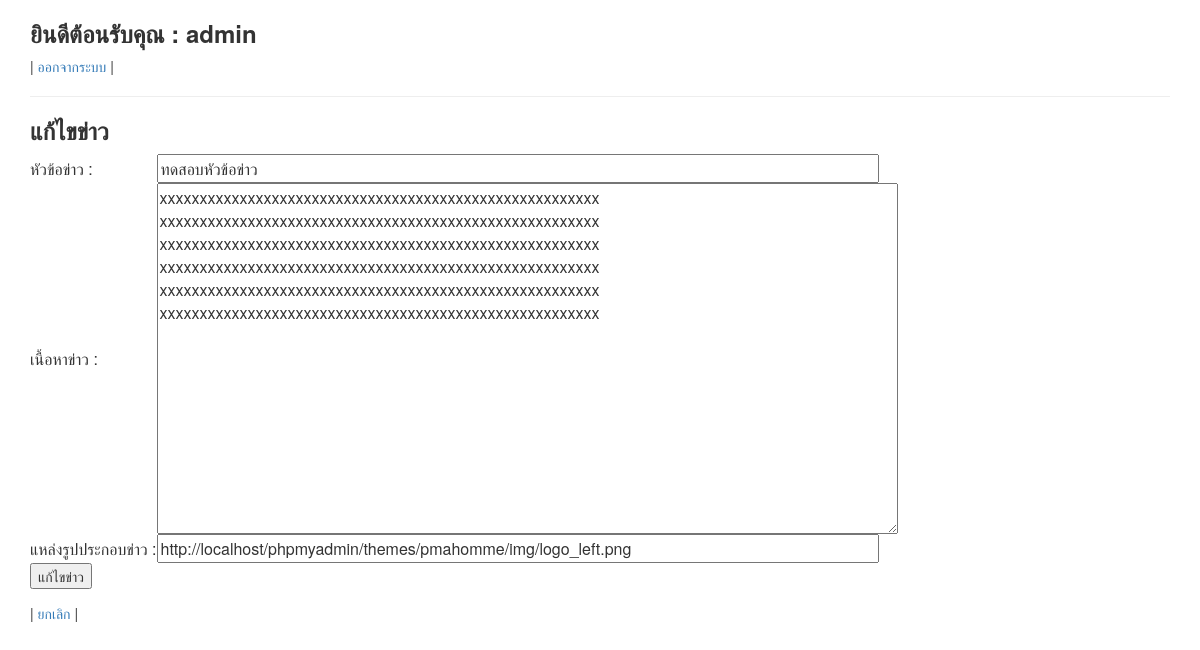
/edit_news.php?news_id=3 (signed in), run on the app's committed database.
### tables this page shows
CREATE TABLE `news` (
  `news_id` int(11) NOT NULL,
  `users_id` int(11) NOT NULL,
  `title` varchar(255) NOT NULL,
  `description` text NOT NULL,
  `image` text NOT NULL,
  `news_created` datetime NOT NULL,
  `hit` int(11) NOT NULL DEFAULT 0
);

### edit_news.php (the view, shortened to what this page needs)
<?php
include('layout/html-top.php');
if(isset($_SESSION['user'])){
if($_SESSION['user']['user_types_id'] == "2"){?>
<h3><b>แก้ไขข่าว</b></h3>
<form action="process/update_process.php?news_id=<?php echo $_GET['news_id']?>" method="POST" enctype="multipart/form-data">
<table>
<tr>
<td>หัวข้อข่าว : </td>
<?php
include_once('conn/db_conn.php');
$conn->set_charset('utf8');
$sql = "SELECT * FROM news WHERE news_id = '{$_GET['news_id']}'";
$result = $conn->query($sql);
$row = $result->fetch_assoc();
echo '<td><input type="text" size="77" name="title" value="'.$row['title'].'"></td>';
echo '</tr>';
echo '<tr>';
echo '<td>เนื้อหาข่าว : </td>';
echo '<td><textarea cols="80" rows="15" name="description">'.$row['description'].'</textarea></td>';
echo '</tr>';
echo '<tr>';
echo '<td>แหล่งรูปประกอบข่าว : </td>';
echo '<td><input type="text" size="77" name="image" value="'.$row['image'].'"></td>';
echo '</tr>';
?>
</table>
<input type="submit" value="แก้ไขข่าว">
</form>
| <a href="dashboard.php">ยกเลิก</a> |
<?php }elseif($_SESSION['user']['user_types_id'] == "1"){
echo "คุณไม่มีสิทธิ์ใช้งานฟังก์ชันนี้!";
    header('refresh:1; index.php');
?>
<?php
}
}else{
    echo "กรุณาเข้าสู่ระบบ!";
    header('refresh:1; index.php');
}
?>

### data on the page
news: title "ทดสอบหัวข้อข่าว", description "xxxxxxxxxxxxxxxxxxxxxxxxxxxxxxxxxxxxxxxxxxxxxxxxxxxxxxx xxxxxxxxxxxxxxxxxxxxxxxxxxxxxxxxxxxxxxxxxxxxxxxxxxxxxxx xxxxxxxxxxxxxxxxxxxxxxxxxxxxxxxxxxxxxxxxxxxxxxxxxxxxxxx xxxxxxxxxxxxxxxxxxxxxxxxxxxxxxxxxxxxxxxxxxxxxxxxxxxxxxx xxxxxxxxxxxxxxxxxxxxxxxxxxxxxxxxxxxxxxxxxxxxxxxxxxxxxxx xxxxxxxxxxxxxxxxxxxxxxxxxxxxxxxxxxxxxxxxxxxxxxxxxxxxxxx", image "http://localhost/phpmyadmin/themes/pmahomme/img/logo_left.png"

### other printed values
$_SESSION['user']['first_name'] "admin"
